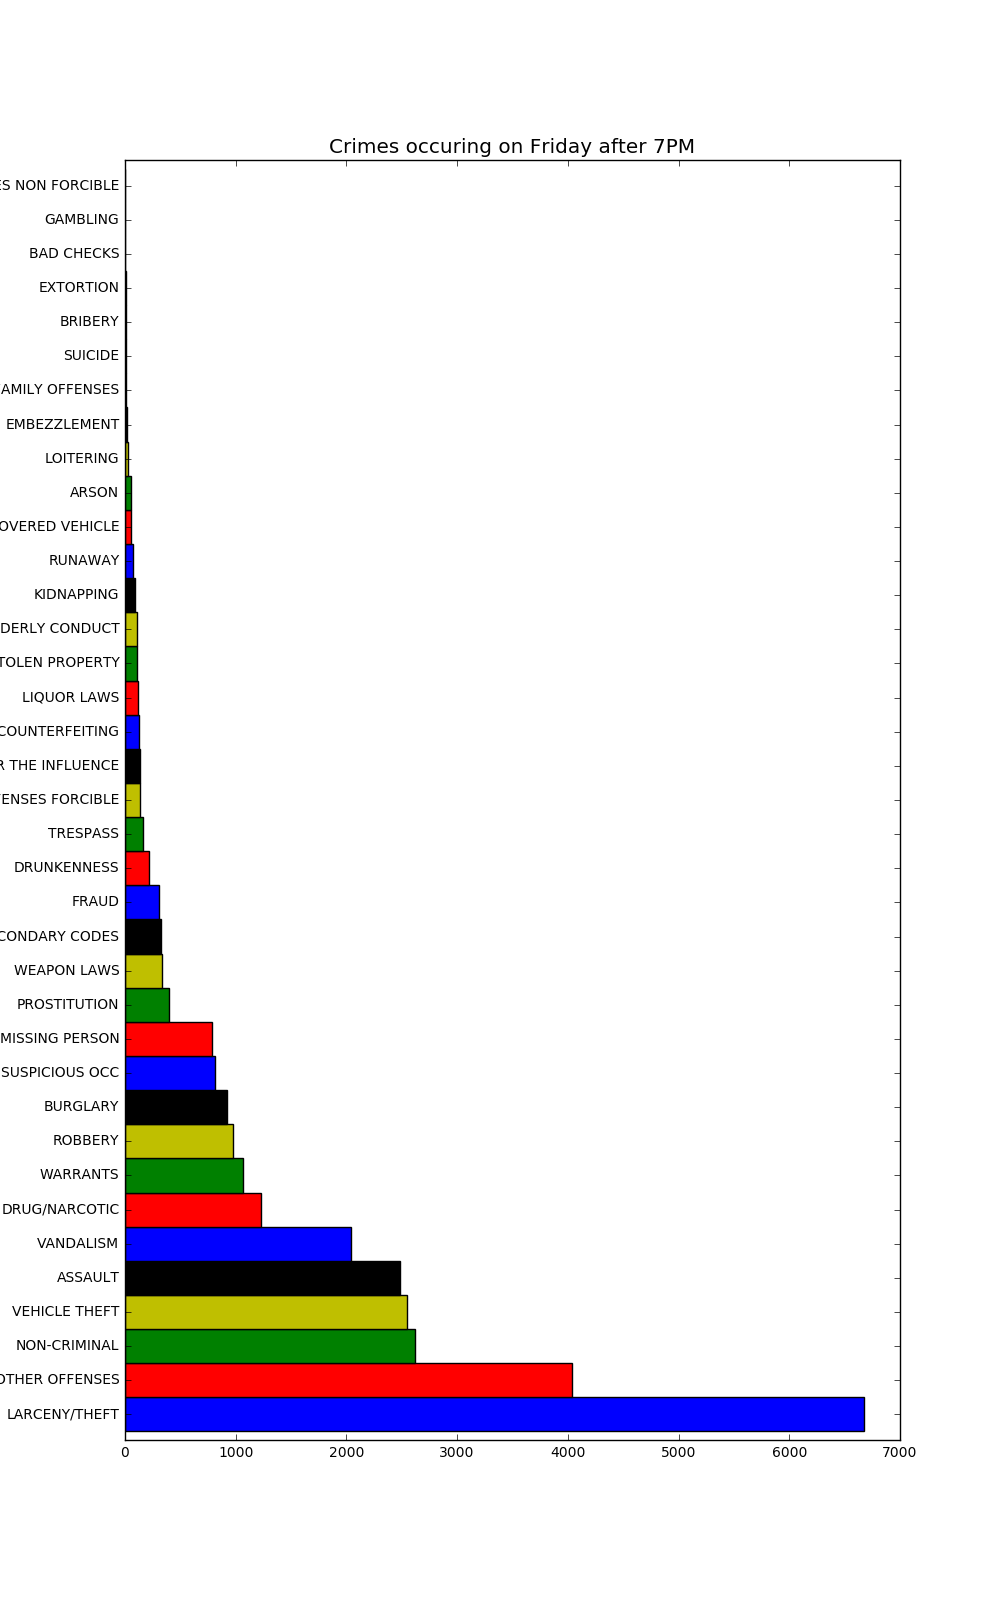

Write Python code to recreate this figure.
#!/usr/bin/env python

'''
Program for bar plot for the crimes occurring on friday after 7 PM

Larceny/Theft have the highest occurance on friday nights
'''
import pandas as pd
import matplotlib.pyplot as plt


try:
	df = pd.read_csv('C:\\Users\\Jen\\Desktop\\train.csv', parse_dates=['Dates'])
except (IOError, OSError) as e:
	print("check file path and location!")

#making new columns by parsing the datetime ... gives hour of the day
df['Hour'] = df['Dates'].map(lambda x: x.hour)
df['Minutes'] = df['Dates'].map(lambda x: x.minute)

colors = ['b', 'r', 'g', 'y', 'k']
	
def plotting(dfd):
	try:
		
		bar   = dfd.plot(
							kind='barh',
							fontsize=10,
							figsize=(10,16),
							stacked=False,
							width=1, 
							color=colors
		)
		
	except Exception as e:
		print (e, "Recheck bar plot parameters!")
	else:
		plt.title("Crimes occuring on Friday after 7PM")
		bar.figure.savefig("Crimes_on_friday.png")
		plt.show()
		

def sorting_grping(fre):
	try:
		df1 = df[(df['DayOfWeek'] == 'Friday')] #crimes which occured on friday
		
		df2 = df1[(df1['Hour'] > 19)] #selecting time after 7PM on fridays
		df3 = df2[['Category', 'DayOfWeek']] # making a dataframe with just two columns for plotting
			
		grp = df3.groupby('Category') #grouping by category to determine the number of each type crime occurred
		freq = grp.size()
		freq.sort(ascending=True, inplace=True) #sorting them by size

	except TypeError as ty:
		print("Empty dataframe...recheck dataframe!")
	except Exception as e:
		print(e, "Check columns!")
	else:
		
		plotting(freq[slice(-1, - fre, -1)])
		testing_pandas(freq[slice(-1, - fre, -1)])



def testing_pandas(dff):
	try:
		if (dff.empty == False): #checking if dataframe is empty
			print ("Test passed!")
	except Exception as e:
		print(e, "Failed!..Recheck!")
		
		
if __name__ == "__main__":
	sorting_grping(fre=0)